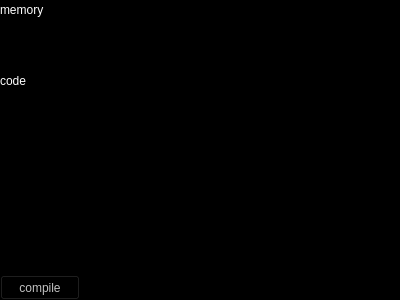
<?xml version="1.0" encoding="UTF-8"?>
<ui version="4.0">
 <class>CellComputerEdit</class>
 <widget class="QWidget" name="CellComputerEdit">
  <property name="geometry">
   <rect>
    <x>0</x>
    <y>0</y>
    <width>400</width>
    <height>300</height>
   </rect>
  </property>
  <property name="palette">
   <palette>
    <active>
     <colorrole role="Base">
      <brush brushstyle="SolidPattern">
       <color alpha="255">
        <red>255</red>
        <green>255</green>
        <blue>255</blue>
       </color>
      </brush>
     </colorrole>
     <colorrole role="Window">
      <brush brushstyle="SolidPattern">
       <color alpha="255">
        <red>0</red>
        <green>0</green>
        <blue>0</blue>
       </color>
      </brush>
     </colorrole>
    </active>
    <inactive>
     <colorrole role="Base">
      <brush brushstyle="SolidPattern">
       <color alpha="255">
        <red>255</red>
        <green>255</green>
        <blue>255</blue>
       </color>
      </brush>
     </colorrole>
     <colorrole role="Window">
      <brush brushstyle="SolidPattern">
       <color alpha="255">
        <red>0</red>
        <green>0</green>
        <blue>0</blue>
       </color>
      </brush>
     </colorrole>
    </inactive>
    <disabled>
     <colorrole role="Base">
      <brush brushstyle="SolidPattern">
       <color alpha="255">
        <red>0</red>
        <green>0</green>
        <blue>0</blue>
       </color>
      </brush>
     </colorrole>
     <colorrole role="Window">
      <brush brushstyle="SolidPattern">
       <color alpha="255">
        <red>0</red>
        <green>0</green>
        <blue>0</blue>
       </color>
      </brush>
     </colorrole>
    </disabled>
   </palette>
  </property>
  <property name="windowTitle">
   <string>Form</string>
  </property>
  <layout class="QGridLayout" name="gridLayout">
   <property name="leftMargin">
    <number>0</number>
   </property>
   <property name="topMargin">
    <number>0</number>
   </property>
   <property name="rightMargin">
    <number>0</number>
   </property>
   <property name="bottomMargin">
    <number>0</number>
   </property>
   <property name="spacing">
    <number>0</number>
   </property>
   <item row="0" column="0" colspan="3">
    <widget class="QLabel" name="computerMemoryLabel2">
     <property name="enabled">
      <bool>true</bool>
     </property>
     <property name="minimumSize">
      <size>
       <width>0</width>
       <height>20</height>
      </size>
     </property>
     <property name="maximumSize">
      <size>
       <width>16777215</width>
       <height>20</height>
      </size>
     </property>
     <property name="palette">
      <palette>
       <active>
        <colorrole role="WindowText">
         <brush brushstyle="SolidPattern">
          <color alpha="255">
           <red>255</red>
           <green>255</green>
           <blue>255</blue>
          </color>
         </brush>
        </colorrole>
        <colorrole role="Base">
         <brush brushstyle="SolidPattern">
          <color alpha="255">
           <red>255</red>
           <green>255</green>
           <blue>255</blue>
          </color>
         </brush>
        </colorrole>
        <colorrole role="Window">
         <brush brushstyle="SolidPattern">
          <color alpha="255">
           <red>0</red>
           <green>0</green>
           <blue>0</blue>
          </color>
         </brush>
        </colorrole>
       </active>
       <inactive>
        <colorrole role="WindowText">
         <brush brushstyle="SolidPattern">
          <color alpha="255">
           <red>255</red>
           <green>255</green>
           <blue>255</blue>
          </color>
         </brush>
        </colorrole>
        <colorrole role="Base">
         <brush brushstyle="SolidPattern">
          <color alpha="255">
           <red>255</red>
           <green>255</green>
           <blue>255</blue>
          </color>
         </brush>
        </colorrole>
        <colorrole role="Window">
         <brush brushstyle="SolidPattern">
          <color alpha="255">
           <red>0</red>
           <green>0</green>
           <blue>0</blue>
          </color>
         </brush>
        </colorrole>
       </inactive>
       <disabled>
        <colorrole role="WindowText">
         <brush brushstyle="SolidPattern">
          <color alpha="255">
           <red>103</red>
           <green>102</green>
           <blue>100</blue>
          </color>
         </brush>
        </colorrole>
        <colorrole role="Base">
         <brush brushstyle="SolidPattern">
          <color alpha="255">
           <red>0</red>
           <green>0</green>
           <blue>0</blue>
          </color>
         </brush>
        </colorrole>
        <colorrole role="Window">
         <brush brushstyle="SolidPattern">
          <color alpha="255">
           <red>152</red>
           <green>152</green>
           <blue>152</blue>
          </color>
         </brush>
        </colorrole>
       </disabled>
      </palette>
     </property>
     <property name="autoFillBackground">
      <bool>true</bool>
     </property>
     <property name="frameShape">
      <enum>QFrame::NoFrame</enum>
     </property>
     <property name="frameShadow">
      <enum>QFrame::Plain</enum>
     </property>
     <property name="lineWidth">
      <number>4</number>
     </property>
     <property name="midLineWidth">
      <number>0</number>
     </property>
     <property name="text">
      <string>memory</string>
     </property>
     <property name="margin">
      <number>4</number>
     </property>
    </widget>
   </item>
   <item row="1" column="0" colspan="3">
    <widget class="HexEdit" name="computerMemoryEditor2">
     <property name="enabled">
      <bool>true</bool>
     </property>
     <property name="minimumSize">
      <size>
       <width>0</width>
       <height>51</height>
      </size>
     </property>
     <property name="maximumSize">
      <size>
       <width>16777215</width>
       <height>51</height>
      </size>
     </property>
     <property name="palette">
      <palette>
       <active>
        <colorrole role="WindowText">
         <brush brushstyle="SolidPattern">
          <color alpha="255">
           <red>20</red>
           <green>19</green>
           <blue>18</blue>
          </color>
         </brush>
        </colorrole>
        <colorrole role="Button">
         <brush brushstyle="SolidPattern">
          <color alpha="255">
           <red>97</red>
           <green>97</green>
           <blue>97</blue>
          </color>
         </brush>
        </colorrole>
        <colorrole role="Text">
         <brush brushstyle="SolidPattern">
          <color alpha="255">
           <red>255</red>
           <green>96</green>
           <blue>96</blue>
          </color>
         </brush>
        </colorrole>
        <colorrole role="Base">
         <brush brushstyle="SolidPattern">
          <color alpha="255">
           <red>0</red>
           <green>0</green>
           <blue>0</blue>
          </color>
         </brush>
        </colorrole>
        <colorrole role="Window">
         <brush brushstyle="SolidPattern">
          <color alpha="255">
           <red>152</red>
           <green>152</green>
           <blue>152</blue>
          </color>
         </brush>
        </colorrole>
       </active>
       <inactive>
        <colorrole role="WindowText">
         <brush brushstyle="SolidPattern">
          <color alpha="255">
           <red>20</red>
           <green>19</green>
           <blue>18</blue>
          </color>
         </brush>
        </colorrole>
        <colorrole role="Button">
         <brush brushstyle="SolidPattern">
          <color alpha="255">
           <red>97</red>
           <green>97</green>
           <blue>97</blue>
          </color>
         </brush>
        </colorrole>
        <colorrole role="Text">
         <brush brushstyle="SolidPattern">
          <color alpha="255">
           <red>255</red>
           <green>96</green>
           <blue>96</blue>
          </color>
         </brush>
        </colorrole>
        <colorrole role="Base">
         <brush brushstyle="SolidPattern">
          <color alpha="255">
           <red>0</red>
           <green>0</green>
           <blue>0</blue>
          </color>
         </brush>
        </colorrole>
        <colorrole role="Window">
         <brush brushstyle="SolidPattern">
          <color alpha="255">
           <red>152</red>
           <green>152</green>
           <blue>152</blue>
          </color>
         </brush>
        </colorrole>
       </inactive>
       <disabled>
        <colorrole role="WindowText">
         <brush brushstyle="SolidPattern">
          <color alpha="255">
           <red>103</red>
           <green>102</green>
           <blue>100</blue>
          </color>
         </brush>
        </colorrole>
        <colorrole role="Button">
         <brush brushstyle="SolidPattern">
          <color alpha="255">
           <red>97</red>
           <green>97</green>
           <blue>97</blue>
          </color>
         </brush>
        </colorrole>
        <colorrole role="Text">
         <brush brushstyle="SolidPattern">
          <color alpha="255">
           <red>120</red>
           <green>120</green>
           <blue>120</blue>
          </color>
         </brush>
        </colorrole>
        <colorrole role="Base">
         <brush brushstyle="SolidPattern">
          <color alpha="255">
           <red>152</red>
           <green>152</green>
           <blue>152</blue>
          </color>
         </brush>
        </colorrole>
        <colorrole role="Window">
         <brush brushstyle="SolidPattern">
          <color alpha="255">
           <red>152</red>
           <green>152</green>
           <blue>152</blue>
          </color>
         </brush>
        </colorrole>
       </disabled>
      </palette>
     </property>
     <property name="frameShape">
      <enum>QFrame::NoFrame</enum>
     </property>
     <property name="lineWidth">
      <number>0</number>
     </property>
     <property name="overwriteMode">
      <bool>true</bool>
     </property>
     <property name="cursorWidth">
      <number>6</number>
     </property>
    </widget>
   </item>
   <item row="2" column="0" colspan="3">
    <widget class="QLabel" name="computerCodeLabel2">
     <property name="enabled">
      <bool>true</bool>
     </property>
     <property name="minimumSize">
      <size>
       <width>0</width>
       <height>20</height>
      </size>
     </property>
     <property name="maximumSize">
      <size>
       <width>16777215</width>
       <height>20</height>
      </size>
     </property>
     <property name="palette">
      <palette>
       <active>
        <colorrole role="WindowText">
         <brush brushstyle="SolidPattern">
          <color alpha="255">
           <red>255</red>
           <green>255</green>
           <blue>255</blue>
          </color>
         </brush>
        </colorrole>
        <colorrole role="Base">
         <brush brushstyle="SolidPattern">
          <color alpha="255">
           <red>255</red>
           <green>255</green>
           <blue>255</blue>
          </color>
         </brush>
        </colorrole>
        <colorrole role="Window">
         <brush brushstyle="SolidPattern">
          <color alpha="255">
           <red>0</red>
           <green>0</green>
           <blue>0</blue>
          </color>
         </brush>
        </colorrole>
       </active>
       <inactive>
        <colorrole role="WindowText">
         <brush brushstyle="SolidPattern">
          <color alpha="255">
           <red>255</red>
           <green>255</green>
           <blue>255</blue>
          </color>
         </brush>
        </colorrole>
        <colorrole role="Base">
         <brush brushstyle="SolidPattern">
          <color alpha="255">
           <red>255</red>
           <green>255</green>
           <blue>255</blue>
          </color>
         </brush>
        </colorrole>
        <colorrole role="Window">
         <brush brushstyle="SolidPattern">
          <color alpha="255">
           <red>0</red>
           <green>0</green>
           <blue>0</blue>
          </color>
         </brush>
        </colorrole>
       </inactive>
       <disabled>
        <colorrole role="WindowText">
         <brush brushstyle="SolidPattern">
          <color alpha="255">
           <red>103</red>
           <green>102</green>
           <blue>100</blue>
          </color>
         </brush>
        </colorrole>
        <colorrole role="Base">
         <brush brushstyle="SolidPattern">
          <color alpha="255">
           <red>0</red>
           <green>0</green>
           <blue>0</blue>
          </color>
         </brush>
        </colorrole>
        <colorrole role="Window">
         <brush brushstyle="SolidPattern">
          <color alpha="255">
           <red>152</red>
           <green>152</green>
           <blue>152</blue>
          </color>
         </brush>
        </colorrole>
       </disabled>
      </palette>
     </property>
     <property name="autoFillBackground">
      <bool>true</bool>
     </property>
     <property name="frameShape">
      <enum>QFrame::NoFrame</enum>
     </property>
     <property name="frameShadow">
      <enum>QFrame::Plain</enum>
     </property>
     <property name="lineWidth">
      <number>4</number>
     </property>
     <property name="midLineWidth">
      <number>0</number>
     </property>
     <property name="text">
      <string>code</string>
     </property>
     <property name="margin">
      <number>4</number>
     </property>
    </widget>
   </item>
   <item row="3" column="0" colspan="3">
    <widget class="ComputerCodeEdit" name="computerCodeEditor2">
     <property name="enabled">
      <bool>true</bool>
     </property>
     <property name="minimumSize">
      <size>
       <width>0</width>
       <height>0</height>
      </size>
     </property>
     <property name="maximumSize">
      <size>
       <width>16777215</width>
       <height>16777215</height>
      </size>
     </property>
     <property name="palette">
      <palette>
       <active>
        <colorrole role="WindowText">
         <brush brushstyle="SolidPattern">
          <color alpha="255">
           <red>20</red>
           <green>19</green>
           <blue>18</blue>
          </color>
         </brush>
        </colorrole>
        <colorrole role="Button">
         <brush brushstyle="SolidPattern">
          <color alpha="255">
           <red>97</red>
           <green>97</green>
           <blue>97</blue>
          </color>
         </brush>
        </colorrole>
        <colorrole role="Base">
         <brush brushstyle="SolidPattern">
          <color alpha="255">
           <red>0</red>
           <green>0</green>
           <blue>0</blue>
          </color>
         </brush>
        </colorrole>
       </active>
       <inactive>
        <colorrole role="WindowText">
         <brush brushstyle="SolidPattern">
          <color alpha="255">
           <red>20</red>
           <green>19</green>
           <blue>18</blue>
          </color>
         </brush>
        </colorrole>
        <colorrole role="Button">
         <brush brushstyle="SolidPattern">
          <color alpha="255">
           <red>97</red>
           <green>97</green>
           <blue>97</blue>
          </color>
         </brush>
        </colorrole>
        <colorrole role="Base">
         <brush brushstyle="SolidPattern">
          <color alpha="255">
           <red>0</red>
           <green>0</green>
           <blue>0</blue>
          </color>
         </brush>
        </colorrole>
       </inactive>
       <disabled>
        <colorrole role="WindowText">
         <brush brushstyle="SolidPattern">
          <color alpha="255">
           <red>103</red>
           <green>102</green>
           <blue>100</blue>
          </color>
         </brush>
        </colorrole>
        <colorrole role="Button">
         <brush brushstyle="SolidPattern">
          <color alpha="255">
           <red>97</red>
           <green>97</green>
           <blue>97</blue>
          </color>
         </brush>
        </colorrole>
        <colorrole role="Base">
         <brush brushstyle="SolidPattern">
          <color alpha="255">
           <red>152</red>
           <green>152</green>
           <blue>152</blue>
          </color>
         </brush>
        </colorrole>
       </disabled>
      </palette>
     </property>
     <property name="frameShape">
      <enum>QFrame::NoFrame</enum>
     </property>
     <property name="lineWidth">
      <number>0</number>
     </property>
     <property name="cursorWidth">
      <number>6</number>
     </property>
    </widget>
   </item>
   <item row="4" column="0">
    <widget class="QToolButton" name="compileButton2">
     <property name="enabled">
      <bool>true</bool>
     </property>
     <property name="minimumSize">
      <size>
       <width>80</width>
       <height>25</height>
      </size>
     </property>
     <property name="maximumSize">
      <size>
       <width>80</width>
       <height>25</height>
      </size>
     </property>
     <property name="palette">
      <palette>
       <active>
        <colorrole role="Button">
         <brush brushstyle="SolidPattern">
          <color alpha="255">
           <red>0</red>
           <green>0</green>
           <blue>0</blue>
          </color>
         </brush>
        </colorrole>
        <colorrole role="ButtonText">
         <brush brushstyle="SolidPattern">
          <color alpha="255">
           <red>194</red>
           <green>194</green>
           <blue>194</blue>
          </color>
         </brush>
        </colorrole>
       </active>
       <inactive>
        <colorrole role="Button">
         <brush brushstyle="SolidPattern">
          <color alpha="255">
           <red>0</red>
           <green>0</green>
           <blue>0</blue>
          </color>
         </brush>
        </colorrole>
        <colorrole role="ButtonText">
         <brush brushstyle="SolidPattern">
          <color alpha="255">
           <red>194</red>
           <green>194</green>
           <blue>194</blue>
          </color>
         </brush>
        </colorrole>
       </inactive>
       <disabled>
        <colorrole role="Button">
         <brush brushstyle="SolidPattern">
          <color alpha="255">
           <red>0</red>
           <green>0</green>
           <blue>0</blue>
          </color>
         </brush>
        </colorrole>
        <colorrole role="ButtonText">
         <brush brushstyle="SolidPattern">
          <color alpha="255">
           <red>103</red>
           <green>102</green>
           <blue>100</blue>
          </color>
         </brush>
        </colorrole>
       </disabled>
      </palette>
     </property>
     <property name="text">
      <string>compile</string>
     </property>
    </widget>
   </item>
   <item row="4" column="1" colspan="2">
    <widget class="QLabel" name="compilationStateLabel2">
     <property name="minimumSize">
      <size>
       <width>0</width>
       <height>25</height>
      </size>
     </property>
     <property name="maximumSize">
      <size>
       <width>16777215</width>
       <height>25</height>
      </size>
     </property>
     <property name="font">
      <font>
       <family>Courier New</family>
       <pointsize>10</pointsize>
       <weight>75</weight>
       <bold>true</bold>
      </font>
     </property>
     <property name="autoFillBackground">
      <bool>true</bool>
     </property>
     <property name="text">
      <string/>
     </property>
    </widget>
   </item>
  </layout>
 </widget>
 <customwidgets>
  <customwidget>
   <class>HexEdit</class>
   <extends>QTextEdit</extends>
   <header>gui/texteditor/hexedit.h</header>
  </customwidget>
  <customwidget>
   <class>ComputerCodeEdit</class>
   <extends>QTextEdit</extends>
   <header>gui/texteditor/computercodeedit.h</header>
  </customwidget>
 </customwidgets>
 <resources/>
 <connections/>
</ui>
